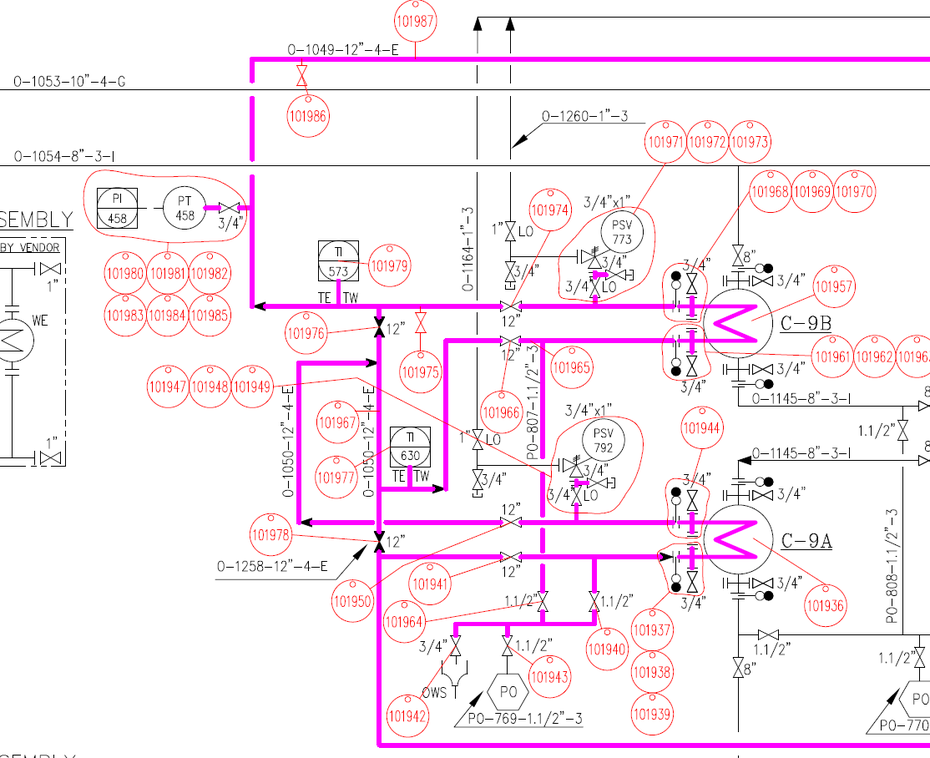
#> input picture circle.PNG, 930 x 758 px, shrunk from 1114 x 908 before the run
$ python -i func.py   (imports and definitions only)
#> lines starting #> are read from the running program, lines starting #| are printed output that depends on the picture
import numpy as np
import cv2
def myZeroPadding(myImage, padSize=1):#__author__ = 'Dmitry Patashov'

    if myImage.__class__ == np.ndarray:

        Dim = myImage.shape
        if len(Dim) == 2:

            m, n = Dim[0], Dim[1]
            NewImg = np.zeros([m + 2 * padSize, n + 2 * padSize])
            NewImg[padSize:m + padSize, padSize:n + padSize] = myImage

            return np.uint8(NewImg)

        elif len(Dim) == 3:

            b, g, r = cv2.split(myImage)
            Pb = myZeroPadding(b, padSize)
            Pg = myZeroPadding(g, padSize)
            Pr = myZeroPadding(r, padSize)

            return cv2.merge((Pb, Pg, Pr))
        else:
            return None
    else:
        return None

def myExtendedPadding(myImage, padSize=1): #__author__ = 'Dmitry Patashov'
    if myImage.__class__ == np.ndarray:

        Dim = myImage.shape
        if len(Dim) == 2:

            newImg = myZeroPadding(myImage, padSize)
            def extendTopDown(newImg, padSize, dim):

                newImg[:padSize, :] = newImg[padSize, :]
                newImg[dim + padSize:, :] = newImg[dim + padSize - 1, :]

                return newImg

            newImg = extendTopDown(newImg, padSize, Dim[0])
            newImg = extendTopDown(newImg.transpose(), padSize, Dim[1]).transpose()

            return np.uint8(newImg)

        elif len(Dim) == 3:

            b, g, r = cv2.split(myImage)
            Pb = myExtendedPadding(b, padSize)
            Pg = myExtendedPadding(g, padSize)
            Pr = myExtendedPadding(r, padSize)

            return cv2.merge((Pb, Pg, Pr))
        else:
            return None
    else:
        return None

>>> import cv2
>>> picture = cv2.imread('circle.PNG')
#> picture is the input picture: shape (758, 930, 3); mean B, G, R 245.2, 237.1, 249
>>> result = myExtendedPadding(picture)
#> in myExtendedPadding, `b, g, r = cv2.split(myImage)`:
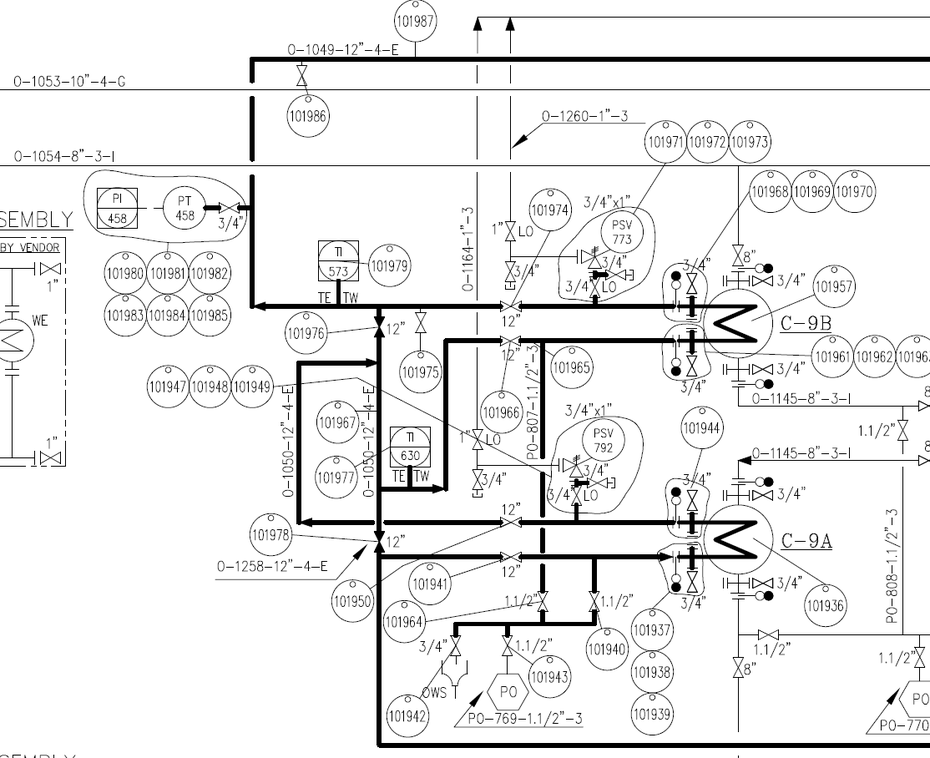
#> g: shape (758, 930); min 0, max 255, mean 237.1
#> call 2 of extendTopDown, with padSize = 1, dim = 930
#> in extendTopDown (call 2), `newImg[dim + padSize:, :] = newImg[dim + padSize - 1, :]`:
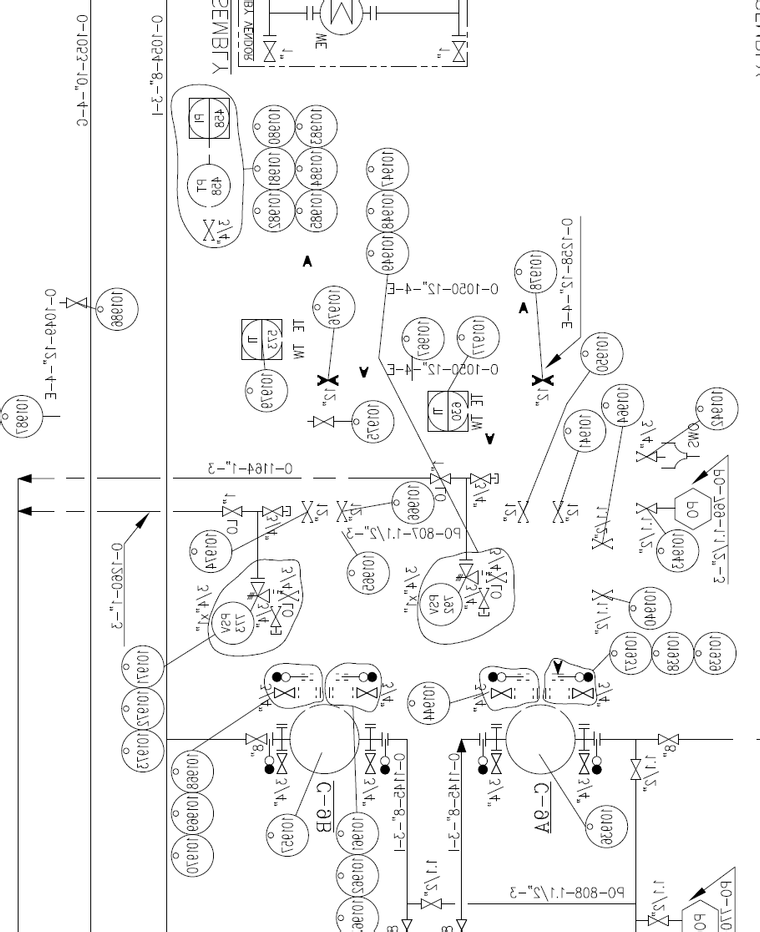
#> newImg: shape (932, 760); min 0, max 255, mean 245.2
#> call 4 of extendTopDown, with padSize = 1, dim = 930
#> in extendTopDown (call 4), `newImg[dim + padSize:, :] = newImg[dim + padSize - 1, :]`:
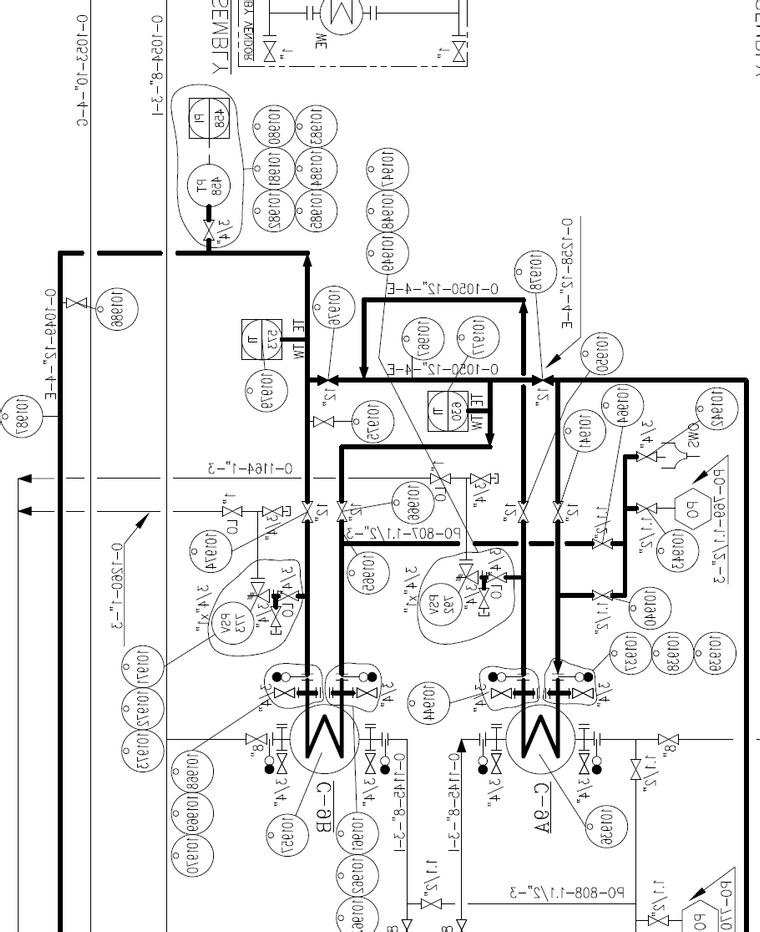
#> newImg: shape (932, 760); min 0, max 255, mean 237.1
#> call 3 of myZeroPadding, with padSize = 1
#> in myZeroPadding (call 3), `NewImg[padSize:m + padSize, padSize:n + padSize] = myImage`:
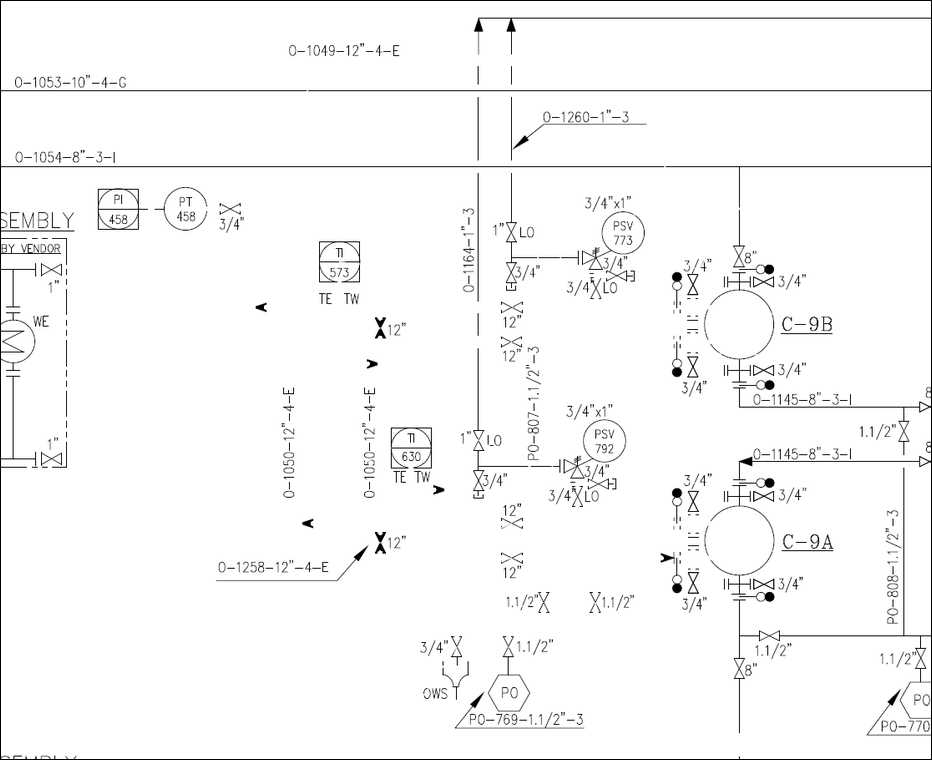
#> NewImg: shape (760, 932) float64; min 0, max 255, mean 247.8
#> in extendTopDown (call 6), `newImg[dim + padSize:, :] = newImg[dim + padSize - 1, :]`:
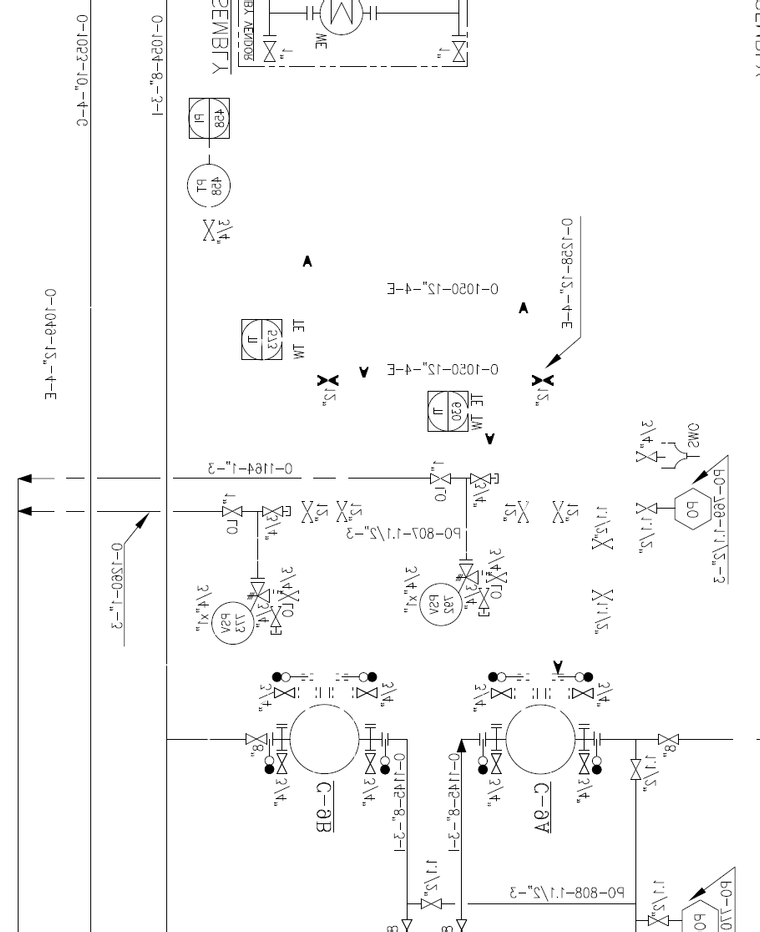
#> newImg: shape (932, 760); min 0, max 255, mean 249
#> in myExtendedPadding, `return cv2.merge((Pb, Pg, Pr))`:
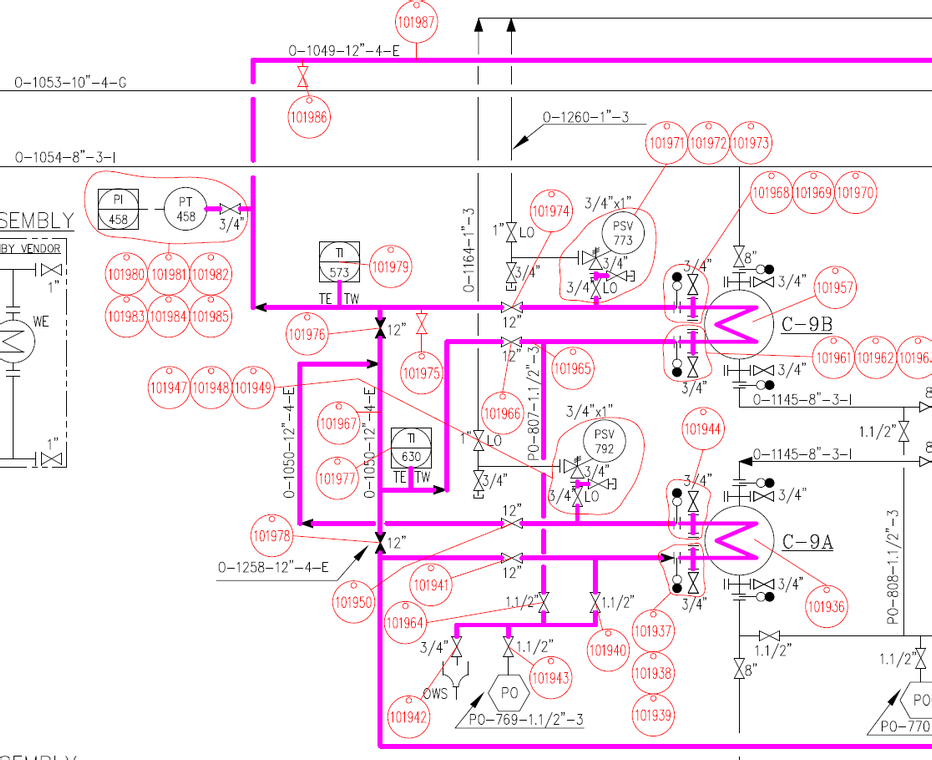
#> returned value: shape (760, 932, 3); mean of channels 0, 1, 2 245.2, 237.1, 249; drawn as B, G, R
